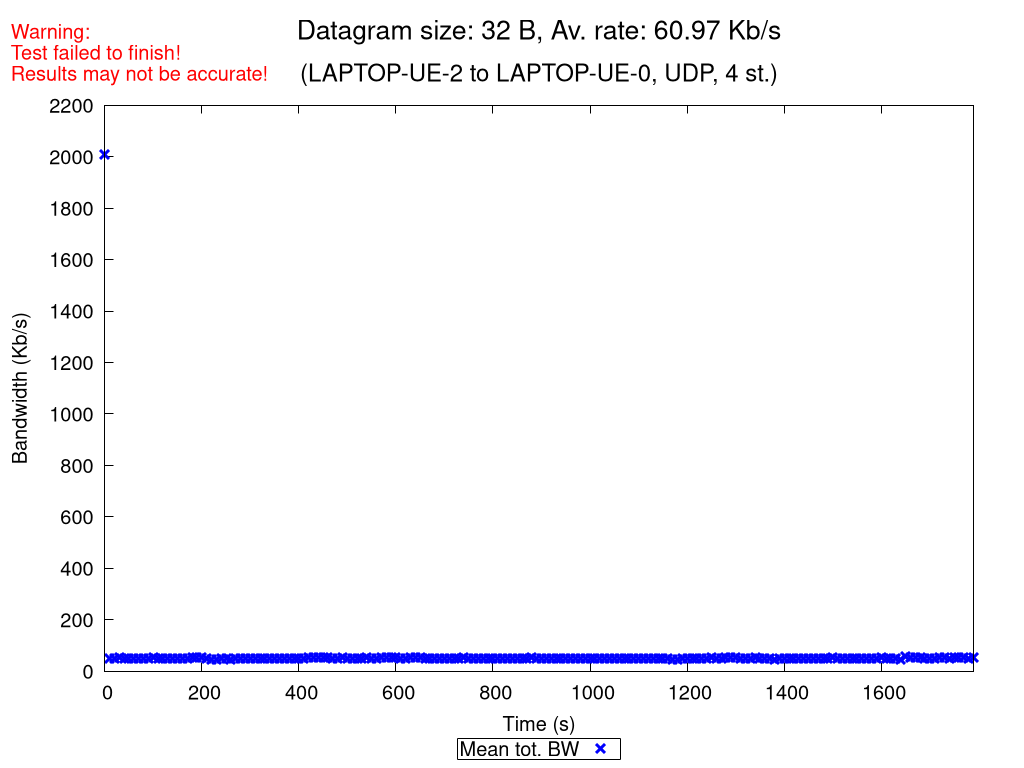

Here is the gnuplot script that generated this plot:
set terminal pngcairo nocrop enhanced size 1024,768 font "Verdana,15"
set output "UDP_4_st_2020_10_18_09-41-26_two2one_00032B.png"

set title "{/=20 Datagram size: 32 B, Av. rate: 60.97 Kb/s}\n\n{/=18 (LAPTOP-UE-2 to LAPTOP-UE-0, UDP, 4 st.)}"
set label "Warning:\nTest failed to finish!\nResults may not be accurate!" at screen 0.01, screen 0.96 tc rgb "red"

set xlabel "Time (s)"
set ylabel "Bandwidth (Kb/s)"
set ytics nomirror
set key bmargin center horizontal box samplen 1 width -1
set bmargin 4.6
set rmargin 4.5

rf = 1000.0  # rate factor
set style fill transparent solid 0.2 noborder
set autoscale xfix
plot "UDP_4_st_2020_10_18_09-41-26_two2one_00032B_iperf_processed.dat" using 1:($2/rf-$3/rf):($2/rf+$3/rf) with filledcurves lc rgb "blue" notitle, \
     "" using 1:($2/rf) with points pt 2 ps 1.5 lw 3 lc rgb "blue" title "Mean tot. BW", \
